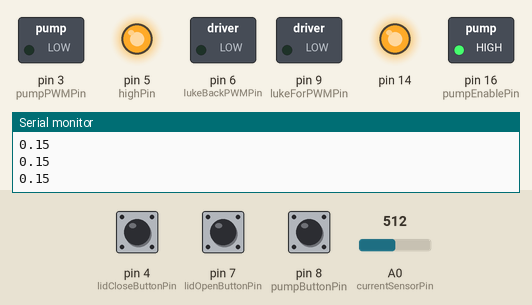
This program was run on a simulated SparkFun Pro Micro, built with avr-gcc and run on an emulated ATmega32U4. Parts: switched loads named in the program (green lamp = pin HIGH), output pins drawn as LEDs (lit = HIGH), the last lines printed to the serial monitor. The inputs (shaded band) are chosen by the test bench; at power-on: pin 7 (lidOpenButtonPin) LOW, pin 8 (pumpButtonPin) LOW, pin 4 (lidCloseButtonPin) LOW, A0 (currentSensorPin) = 512.

Above: at 1.2 s.
1.3 s: pin 7 (lidOpenButtonPin) pulled HIGH for 0.15 s
At 1.75 s:
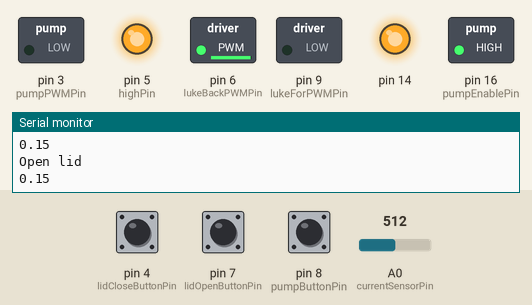
3.4 s: pin 8 (pumpButtonPin) pulled HIGH for 1 s
At 4.15 s:
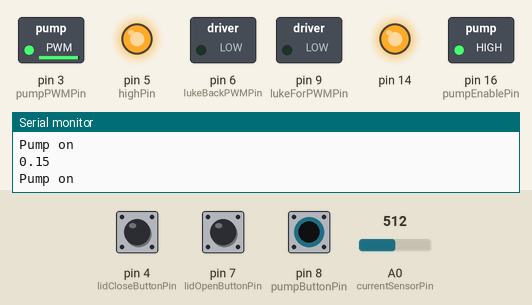
6.4 s: pin 4 (lidCloseButtonPin) pulled HIGH for 0.15 s
At 6.55 s:
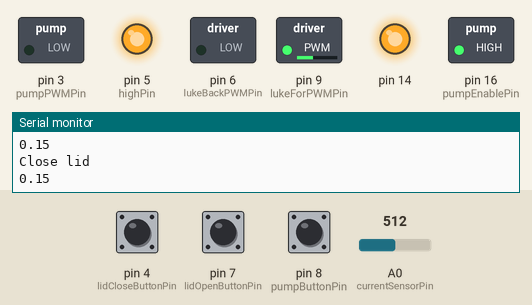
8.2 s: pin 4 (lidCloseButtonPin) pulled HIGH for 1 s
At 10.4 s:
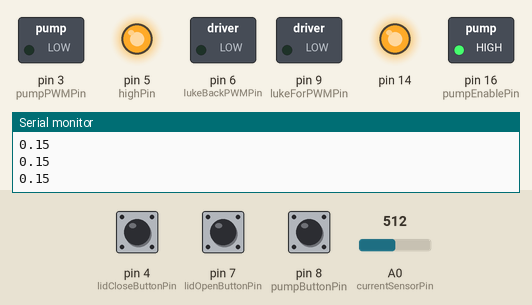
10.8 s: pin 7 (lidOpenButtonPin) pulled HIGH for 1 s
13.8 s: pin 8 (pumpButtonPin) pulled HIGH for 3.2 s
Timing chart, 0 to 18.8 s (numbered marks = the images above; inputs shaded):
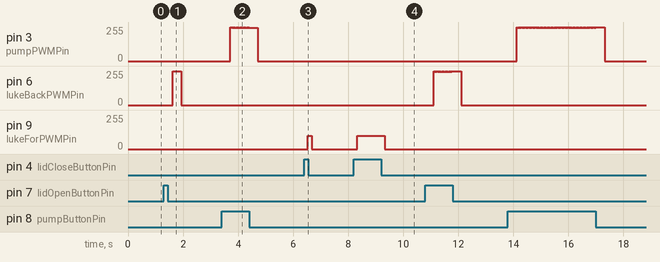

The program:

main.cpp
```cpp
#include <Arduino.h>
#include <Servo.h>
#include "Hbro.h"
#include "CurrentSensor30A.h"

int pumpPWMPin = 3; //bestemmer forrovehastigheten på pumpe motoren
int pumpEnablePin = 16; //enabler forover. Kan være høy hele siden PWM styrer hastighet. Høy er på
int lukeForPWMPin = 9; //gir forrover signal til H-boren, bakover PWM må være 0 for at den skal fungere
int lukeBackPWMPin =6; //gir bakover signal til H-broen, forrover PWM må være 0 for at den skal fungere

int pumpButtonPin  = 8; //kanpp for å starte pumpen, når den er inne kjører pumpen
int lidOpenButtonPin = 7;
int lidCloseButtonPin = 4;
int highPin = 5; //bare for å ta ut 5V
int currentSensorPin = A0;
float current = 0;
int openFlag = 0; //er 1 når lokket er oppe og 0 når det er alt annet

Hbro vakuumMotor(pumpPWMPin , 0, pumpEnablePin, 14); //setter opp et objekt for pumpen
Hbro lukeMotorer(lukeForPWMPin, lukeBackPWMPin, 0, 0); //setter opp et objekt for luken, her blir begge motorene kjørt i paralell
CurrentSensor30A lukeCurrent(currentSensorPin);

void setup() {
  Serial.begin(9600);
  vakuumMotor.setupFuction(); //setter inputs og outputs
  //vakuumMotor.enableDebugging(); //skriver info til konsoll så man kan overvåke
  lukeMotorer.setupFuction(); //setter inputs og outputs
  //lukeMotorer.enableDebugging(); //skriver info til konsoll så man kan overvåke

  pinMode(pumpButtonPin, INPUT); //tar inn signal fra knapp. 5V er høy 0V er lav
  pinMode(lidOpenButtonPin, INPUT); //tar inn signal fra knapp. 5V er høy 0V er lav
  pinMode(lidCloseButtonPin, INPUT); //tar inn signal fra knapp. 5V er høy 0V er lav
  pinMode(highPin, OUTPUT); //pinne for 5V
  digitalWrite(highPin, HIGH); //pinne for 5V

  //no setup for analog input needed
}


void loop() {

  if(digitalRead(pumpButtonPin) == HIGH){ //hvis knappen for pumpen er inne skal den på
    Serial.println("Pump on");
    vakuumMotor.setSpeed(1,250);
  }
  else{
    //Serial.println("Pump off");
    vakuumMotor.setSpeed(1,0); //hvis knappen for pumpen er ute skal den av
  }

  if(digitalRead(lidOpenButtonPin)==HIGH){ //lokket kjører opp så lenge knappen er inne og den ikke er på toppen
    Serial.println("Open lid");
    if(current < 0.80 && openFlag == 0){ //lokket går bare opp hvis det ikke er oppe fra før eller det spenningen øker fra at det har nådd toppen
      lukeMotorer.setSpeed(0,250);
    }
    else{
        lukeMotorer.setSpeed(0, 0);
        openFlag = 1; //flagge er satt til 1 for å vise at lokket er oppe
    }
  }
  else if(digitalRead(lidCloseButtonPin)==HIGH){ //lokket kjører ned så lenge kanppen er inne
    Serial.println("Close lid");
    openFlag = 0; //siden luken har gått ned er den ikke åpen lengre
    if(current > 0.45){ //hvis luken er på bunnen skal den gi ekstra gass for å trykke ned lokket
      lukeMotorer.setSpeed(1,250);
      Serial.println("Boost!");
    }
    else{
        lukeMotorer.setSpeed(1, 100); //vanlig lukking
    }

  }
  else{
    //Serial.println("neutral");
    lukeMotorer.setSpeed(0,0);
  }
  //Serial.print("Voltage: ");
  current = 0.95*current + 0.05*lukeCurrent.getCurrent();
  Serial.println(current);
  delay(10); //for debouncing
}
```

CurrentSensor30A.cpp
```cpp
#include <Arduino.h>
#include "CurrentSensor30A.h"


CurrentSensor30A::CurrentSensor30A(){} // Default constructor

CurrentSensor30A::CurrentSensor30A(int analogSignalPin): m_powerMeterPin(analogSignalPin) {} //Constuctor

CurrentSensor30A::~CurrentSensor30A() {} // Default Destructor, no need to do anything

double CurrentSensor30A::getCurrent() {
	m_rawValue = analogRead(m_powerMeterPin);
	m_voltage = (m_rawValue/1024.0) * 5000;
	m_current = ((m_voltage - m_acOffset) /m_mVPerAmp);
	return m_current;
}

void CurrentSensor30A::setAnalogSignalPin(int pinNumber){
	m_powerMeterPin = pinNumber;
}
```

CurrentSensor30A.h
```cpp
#pragma once

/*
	Because it is a -30 to +30 Module, the resolution is 66mV per ampere on the output pin.
*/


class CurrentSensor30A {
private:
	double m_current{0}; // Current
	double m_voltage{0}; // Voltage
	int m_rawValue{0}; // Value used for reading sensor value
	int m_mVPerAmp{66}; // Scale factor
	int m_acOffset{2490}; // The AC-offset
	int m_powerMeterPin; // Pin to read

public:

	CurrentSensor30A(); //Default constructor
	CurrentSensor30A(int analogSignalPin); // Constructor, where the input signal pin can be selected

	~CurrentSensor30A(); // Destructor

	double getCurrent(); // Returns Current in Amps
	void setAnalogSignalPin(int pinNumber); // Setting the pin for the input signal
};
```

Hbro.cpp
```cpp
#include "Hbro.h"

Hbro::Hbro(){} //default constructor
Hbro::Hbro(int forPWMPin, int backPWMPin, int forEnablePin, int backEnablePin):
    forPWMPin(forPWMPin),
    backPWMPin(backPWMPin),
    activePWMPin(forPWMPin),
    forEnablePin(forEnablePin),
    backEnablePin(backEnablePin),
    speed(0),
    direction(1),
    rampTime(5){}

void Hbro::setSpeed(bool newDirection, int newSpeed){
    //hvis det er feil retning må den bremse ned først, sifte retning og øke opp til ønsket hastighet
    if(newDirection != direction){
      //reduserer hastigheten til 0
      while(speed > 0){
          if(debugging){Serial.println(speed);};
          speed -= 4;
          speedSetter(); //setter hastighet
          delay(rampTime);
      }
      //skifter retning og activePWMPin
      direction = newDirection;
      if(direction == 1){activePWMPin = forPWMPin;}
      if(direction == 0){activePWMPin = backPWMPin;}
      if(debugging){
        Serial.println("Direction is now:");
        Serial.println(direction);
        Serial.println("ActivePWMpin is now:");
        Serial.println(activePWMPin);
      }
    }

    //skifter hastigheten fra nåværende til ny hastighet
    //hvis den nye hastighetnen er mindre må
    if(newSpeed < speed){
        while(newSpeed < speed ){
            if(debugging){Serial.println(speed);};
            speed -= 4;
            speedSetter();
            delay(rampTime);
        }
    }
    //hvis hastigheten er større må den minskes
    else{
        while(newSpeed > speed){
            if(debugging){Serial.println(speed);};
            speed += 4;
            speedSetter();
            delay(rampTime);
        }
    }
}

void Hbro::smoothStop(){
    if(debugging){Serial.println("Smooth Stop");};
    while(speed > 0){
      speed -= 4;
      speedSetter();
      delay(rampTime/5);
    }
}

void Hbro::stop(){
    if(debugging){Serial.println("Stop");};
    speed = 0;
    //setter begge PWM pinnen til 0 for sikkerhets skyld
    analogWrite(forPWMPin, 0);
    analogWrite(backPWMPin, 0);
}

void Hbro::setupFuction(){
    if(forPWMPin!=0){
      pinMode(forPWMPin, OUTPUT);
      analogWrite(forPWMPin, 0);
    }
    if(backPWMPin!=0){
      pinMode(backPWMPin, OUTPUT);
      analogWrite(backPWMPin, 0); //0 for revers er 255
    }
    if(forEnablePin!=0){
      pinMode(forEnablePin, OUTPUT);
      digitalWrite(forEnablePin, HIGH);
    }
    if(backEnablePin!=0){
      pinMode(backEnablePin, OUTPUT);
      digitalWrite(backEnablePin, HIGH);
    }


     //skrur på enable med en gang så er det bare PWM som kontrolerer

    if(debugging){Serial.println("setup finished");};
}

void Hbro::setForPWMPin(int pinNumber){forPWMPin=pinNumber;}
void Hbro::setBackPWMPin(int pinNumber){backPWMPin=pinNumber;}
void Hbro::setForEnablePin(int pinNumber){forEnablePin=pinNumber;}
void Hbro::setBackEnablePin(int pinNumber){backEnablePin=pinNumber;}
void Hbro::setRampTime(int newRampTime){rampTime=newRampTime;}

int Hbro::getForPWMPin(){return forPWMPin;}
int Hbro::getBackPWMPin(){return backPWMPin;}
int Hbro::getForEnablePin(){return forEnablePin;}
int Hbro::getBackEnablePin(){return backEnablePin;}

void Hbro::enableDebugging(){
    debugging = true;
    if(debugging){Serial.println("debugging enabeled");};
}
void Hbro::disableDebugging(){debugging = false;}

void Hbro::speedSetter(){
  if(activePWMPin == 0 && debugging == true){Serial.println("Error: activePWMPin is zero");}
  else{analogWrite(activePWMPin, speed);}
}
```

Hbro.h
```cpp
#ifndef ds
#define ds

#include <Arduino.h>

class Hbro{
public:
  //constructors
  Hbro(); //default constructor
  Hbro(int forPWMPin, int backPWMPin, int forEnablePin, int backEnablePin); //constructor setting up pins

  void setSpeed(bool direction, int speed); //1 is forwards 0 is bakwards. Speed range from 0 to 255. Ramping speed,
  //nb! top speed might not work
  void smoothStop(); //ramp stopping 5 times faster than the ramp time
  void stop(); //sudden stop, can be bad for the system
  void setupFuction();

  void setForPWMPin(int pinNumber);
  void setBackPWMPin(int pinNumber);
  void setForEnablePin(int pinNumber);
  void setBackEnablePin(int pinNumber);
  void setRampTime(int newRampTime);

  int getForPWMPin();
  int getBackPWMPin();
  int getForEnablePin();
  int getBackEnablePin();

  void enableDebugging();
  void disableDebugging();

private:
  void speedSetter(); //setter hastighet og passer på at revers også har motsatt PWM verdier

  int forPWMPin; //forwards PWM pin
  int backPWMPin; //backwards PWM pin
  int activePWMPin; //the PWM pin currently setting the speed and direction
  int forEnablePin; //forwards enable pin. Not nessesary on all boards
  int backEnablePin; //backwards enable pin. Not nessesary on all boards
  int speed; //speed ranging from 0 to 255 where 255 is max speed
  bool direction; //1 is forwards 0 is backwards
  int rampTime; //time to ramp to set speed
  bool debugging; //1 to enable debugging
};

#endif
```

Measured:
- after the input at 1.3 s, pin 6 (lukeBackPWMPin): 0/255 → 252/255 after 0.32 s, → 0/255 0.33 s later
- after the input at 6.4 s, pin 9 (lukeForPWMPin): 0/255 → 100/255 after 0.13 s, → 0/255 0.15 s later
- after the input at 8.2 s, pin 9 (lukeForPWMPin): 0/255 → 100/255 after 0.13 s, → 0/255 0.99 s later
